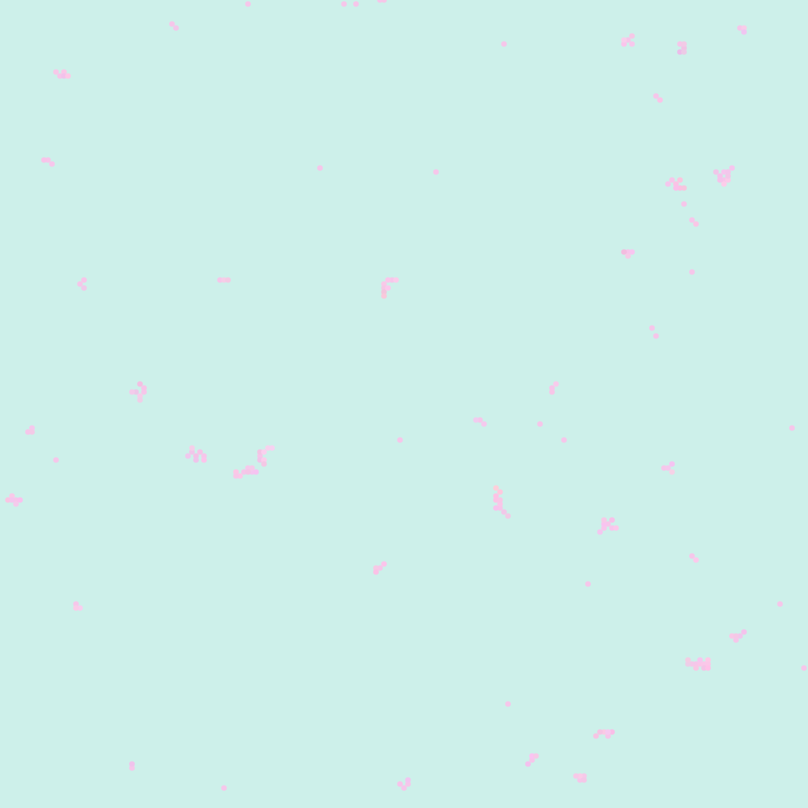
Frame 1 (no input)
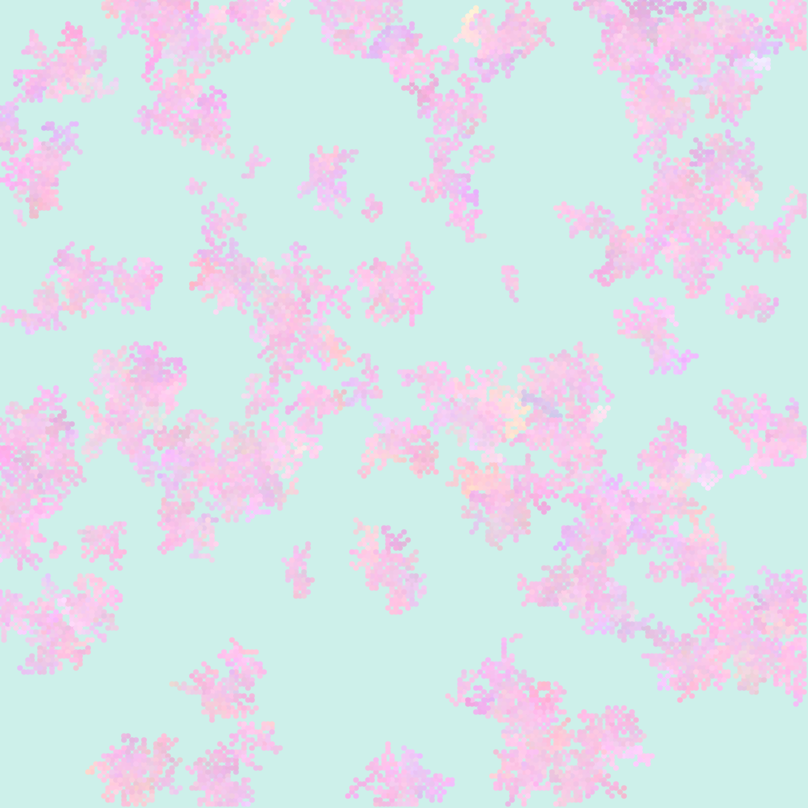
Frame 60 (no input)
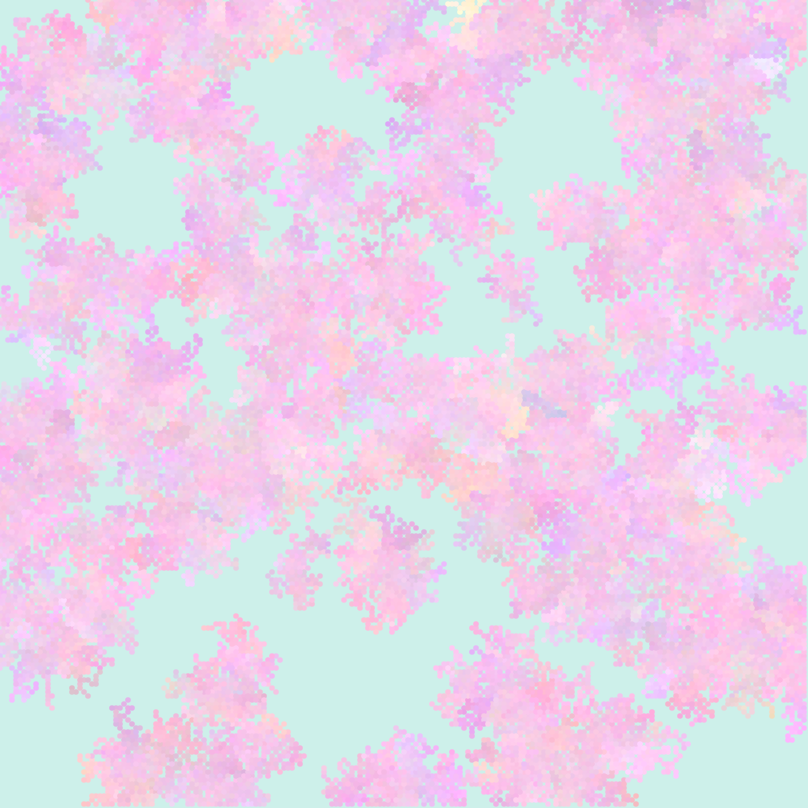
Frame 120 (the mouse pressed at the canvas centre since frame 60)

The p5.js sketch that drew these frames (run headless with seeded random() and noise() and a simulated clock; from frame 60 on, the mouse is pressed at the canvas centre):

// p5.js sketch
// ── sketch.js
const perturbation = 3.6;
let scl = 4, dots = [], seedColor, rows, cols;

function seedCanvas() {
  // need to make this one dimentional...
  
  for(let j = 0; j < rows + 1; j++) {
    for(let i = 0; i < cols + 1; i++) {
      let dot = new Dot(
        i,
        j
      )
      dots[j * rows + i] = dot
      let coinFlip = random(1)
      if(coinFlip < 0.004) {
        dot.color = seedColor;
      }
    }
  }
}

function fillCanvas() {
  let active = dots.filter(f => f.color && !f.visited)
  if(active.length > 0) {
    let idx = floor(random(active.length));
    let pick = active[idx];
    pick.draw();
    pick.visited = true;
    pick.perturb();
  }
}

function setup() {
  // seedColor = new MixableColor(194, 222, 209)
  seedColor = new MixableColor(246, 198, 234);
  createCanvas(800 + (scl * 2), 800 + (scl * 2));
  cols = width/scl;
  rows = height/scl;
  noStroke();
  seedCanvas();
  background(205, 240, 234);
}

function draw() {
  for(let i = 0; i < 200; i++) {
    fillCanvas()
  }
}

// ── dot.js
class Dot {
  constructor(x, y, color) {
    this.x = x;
    this.y = y;
    this.color = color;
    this.visited = false;
  }

  draw() {
    fill(this.color.fillColor());
    circle(this.x * scl, this.y * scl, 1.4 * scl)
  }

  perturb() {
    for(let y = this.y - 1; y <= this.y + 1; y++) {
        for(let x = this.x - 1; x <= this.x + 1; x++ ) {
            if(this.x == x && this.y == y) {
                continue;
            }
            if(x >= 0 && x < cols && y >= 0 && y < rows) {
                try {
                    let dot = dots[y * rows + x];
                    if(!dot.visited && !dot.color) {
                        dot.color = this.color.perturb(perturbation)
                    }
                } catch {
                    console.log(`x: ${x}, y: ${y}`)
                }
            }
        }
    }
  }
}

class MixableColor {
  constructor(r,g,b) {
    this.r = r;
    this.g = g;
    this.b = b;
  }

  fillColor() {
    return color(this.r, this.g, this.b)
  }

  perturb(w) {
    let r = randomGaussian() * w + this.r;
    let g = randomGaussian() * w + this.g;
    let b = randomGaussian() * w + this.b;

    return new MixableColor(r, g, b)
  }
}
